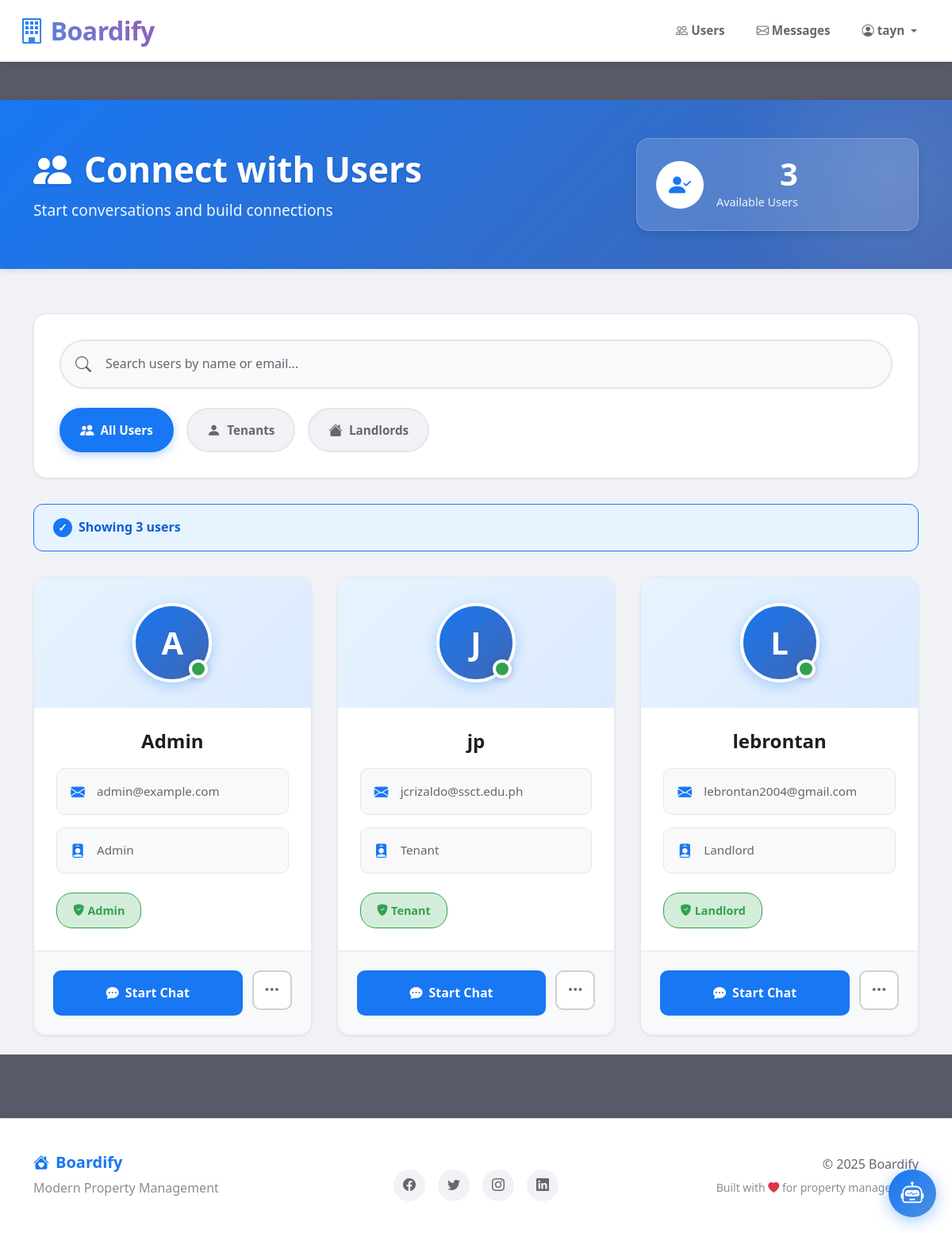
Page /users (signed in) on the committed database.
### models.py (models this page shows, shortened)
class User(db.Model, UserMixin):
    __tablename__ = 'user'
    id = db.Column(db.Integer, primary_key=True)
    name = db.Column(db.String(150), nullable=False)
    email = db.Column(db.String(150), unique=True, nullable=False)
    password_hash = db.Column(db.String(256), nullable=False)
    role = db.Column(db.String(50), nullable=False, default='user')
    is_verified = db.Column(db.Boolean, default=False)
    verification_token = db.Column(db.String(100), nullable=True)
    is_approved_by_admin = db.Column(db.Boolean, default=False)
    gender = db.Column(db.String(20), nullable=True)
    birthdate = db.Column(db.Date, nullable=True)
    profile_pic = db.Column(db.String(150), default='default.jpg')
    trend_image = db.Column(db.String(150), nullable=True)
    license_image = db.Column(db.String(150), nullable=True)
    created_at = db.Column(db.DateTime, default=datetime.utcnow)
    updated_at = db.Column(db.DateTime, default=datetime.utcnow, onupdate=datetime.utcnow)
    properties = db.relationship('Property', back_populates='owner', lazy='dynamic')
    bills = db.relationship('Billing', back_populates='tenant', lazy='dynamic')
    bookings = db.relationship('Booking', back_populates='tenant', lazy='dynamic')
    sent_messages = db.relationship('Message', foreign_keys='Message.sender_id',
                                    back_populates='sender', lazy='dynamic')
    received_messages = db.relationship('Message', foreign_keys='Message.receiver_id',
                                        back_populates='receiver', lazy='dynamic')

### app.py (the view)
@app.route("/users")
@login_required
def users():
    all_users = User.query.all()
    return render_template("users.html", users=all_users)

### app.py (called while the page is built)
@login_manager.user_loader
def load_user(user_id):
    return User.query.get(int(user_id))

def login_required(f):
    from functools import wraps
    @wraps(f)
    def decorated_function(*args, **kwargs):
        if 'user_id' not in session:
            flash("Please login first.", "warning")
            return redirect(url_for('login'))
        return f(*args, **kwargs)
    return decorated_function

### templates/users.html (shortened to what this page needs)
{% extends 'base.html' %}
{% block content %}
<div class="users-container-modern">
    <div class="users-header-modern">
        <div class="container">
            <div class="row align-items-center">
                <div class="col-lg-8">
                    <h1 class="page-title-modern">
                        <i class="bi bi-people-fill me-3"></i>
                        Connect with Users
                    </h1>
                    <p class="page-subtitle-modern">Start conversations and build connections</p>
                </div>
                <div class="col-lg-4 text-lg-end mt-3 mt-lg-0">
                    <div class="users-stats-badge">
                        <div class="stat-icon">
                            <i class="bi bi-person-check-fill"></i>
                        </div>
                        <div class="stat-content">
                            <span class="stat-number">{{ users|length - 1 }}</span>
                            <span class="stat-label">Available Users</span>
                        </div>
                    </div>
                </div>
            </div>
        </div>
    </div>
    <div class="container py-4">
        <div class="search-filter-section">
            <div class="search-box-wrapper">
                <input type="text"
                       id="userSearchInput"
                       class="search-input-field"
                       placeholder="Search users by name or email...">
            </div>
            <div class="filter-options">
                <button class="filter-btn active" data-filter="all">
                    <i class="bi bi-people-fill me-2"></i>All Users
                </button>
                <button class="filter-btn" data-filter="tenant">
                    <i class="bi bi-person-fill me-2"></i>Tenants
                </button>
                <button class="filter-btn" data-filter="landlord">
                    <i class="bi bi-house-fill me-2"></i>Landlords
                </button>
            </div>
        </div>
        <div class="results-count-bar">
            <span id="resultsCount">Showing {{ users|length - 1 }} users</span>
        </div>
        {% if users %}
            <div class="users-grid-modern">
                {% for u in users %}
                    {% if u.id != session['user_id'] %}
                        <div class="user-card-modern"
                             data-user-name="{{ u.name|lower }}"
                             data-user-email="{{ u.email|lower }}"
                             data-user-role="{{ u.role|lower if u.role else 'user' }}">
                            <div class="card-inner">
                                <div class="user-header-section">
                                    <div class="user-avatar-large">
                                        <div class="online-status"></div>
                                    </div>
                                </div>
                                <div class="user-body-section">
                                    <h4 class="user-name-modern">{{ u.name }}</h4>
                                    <div class="user-details-list">
                                        <div class="detail-item-modern">
                                            <i class="bi bi-envelope-fill"></i>
                                            <span>{{ u.email }}</span>
                                        </div>
                                        <div class="detail-item-modern">
                                            <i class="bi bi-person-badge-fill"></i>
                                            <span>{{ u.role|title if u.role else 'User' }}</span>
                                        </div>
                                    </div>
                                    <div class="user-role-badge">
                                        <i class="bi bi-shield-fill-check me-1"></i>
                                        {{ u.role|title if u.role else 'Member' }}
                                    </div>
                                </div>
                                <div class="user-footer-section">
                                    <a href="{{ url_for('messages', user_id=u.id) }}" class="btn-start-chat">
                                        <i class="bi bi-chat-dots-fill me-2"></i>
                                        Start Chat
                                    </a>
                                    <button class="btn-more-options" title="More options">
                                        <i class="bi bi-three-dots"></i>
                                    </button>
                                </div>
                            </div>
                        </div>
                    {% endif %}
                {% endfor %}
            </div>
        {% endif %}
    </div>
</div>
{% endblock %}

### templates/base.html (shortened to what this page needs)
<!DOCTYPE html>
<html lang="en">
<head>
    <link href="https://cdn.jsdelivr.net/npm/bootstrap@5.3.0/dist/css/bootstrap.min.css" rel="stylesheet">
    <link rel="stylesheet" href="https://cdn.jsdelivr.net/npm/bootstrap-icons@1.11.0/font/bootstrap-icons.css">
    <link rel="stylesheet" href="{{ url_for('static', filename='style.css') }}">
</head>
<body>
    <nav class="navbar navbar-expand-lg modern-navbar">
        <div class="container-fluid">
            <a class="navbar-brand" href="{{ url_for('dashboard') }}">
                <i class="bi bi-building"></i>Boardify
            </a>
            <div class="collapse navbar-collapse" id="navbarNav">
               <ul class="navbar-nav ms-auto">
    {% if 'user_id' in session %}
        <li class="nav-item">
            <a class="nav-link" href="{{ url_for('users') }}">
                <i class="bi bi-people me-1"></i>Users
            </a>
        </li>
        <li class="nav-item position-relative">
            <a class="nav-link" href="{{ url_for('inbox') }}">
                <i class="bi bi-envelope me-1"></i>Messages
            </a>
        </li>
                        <li class="nav-item dropdown">
                            <a class="nav-link dropdown-toggle" href="#" id="profileDropdown" role="button" data-bs-toggle="dropdown">
                                <i class="bi bi-person-circle me-1"></i>{{ session['user_name'] }}
                            </a>
                        </li>
                    {% endif %}
                </ul>
            </div>
        </div>
    </nav>
    <div class="main-container">
        {% block content %}{% endblock %}
    </div>
    <footer class="modern-footer">
        <div class="container">
            <div class="row align-items-center">
                <div class="col-md-4 text-md-start text-center mb-3 mb-md-0">
                    <h5 class="mb-2">
                        <i class="bi bi-house-heart-fill me-2"></i>Boardify
                    </h5>
                    <p class="text-light mb-0">Modern Property Management</p>
                </div>
                <div class="col-md-4 text-center mb-3 mb-md-0">
                    <div class="social-links">
                        <a href="#" title="Facebook"><i class="bi bi-facebook"></i></a>
                        <a href="#" title="Twitter"><i class="bi bi-twitter"></i></a>
                        <a href="#" title="Instagram"><i class="bi bi-instagram"></i></a>
                        <a href="#" title="LinkedIn"><i class="bi bi-linkedin"></i></a>
                    </div>
                </div>
                <div class="col-md-4 text-md-end text-center">
                    <p class="mb-1">&copy; {{ current_year or 2025 }} Boardify</p>
                    <small class="text-light">Built with <i class="bi bi-heart-fill text-danger"></i> for property management</small>
                </div>
            </div>
        </div>
    </footer>
    <div class="chatbot-container" id="chatbotContainer">
        <button class="chatbot-toggle" id="chatbotToggle" title="Open AI Assistant (Ctrl+K)">
            <i class="bi bi-robot"></i>
        </button>
    </div>
</body>
</html>

### static/css/style.css (style rules this page uses)
:root { --primary-blue: #4a90e2; --primary-dark: #2c3e50; --accent-purple: #9b59b6; --success-green: #27ae60; --warning-orange: #f39c12; --danger-red: #e74c3c; --dark-bg: #1a1a2e; --darker-bg: #16213e; --card-bg: #252842; --text-light: #ecf0f1; --text-muted: #95a5a6; --border-light: rgba(255, 255, 255, 0.1); --shadow-light: 0 2px 10px rgba(0, 0, 0, 0.1); --shadow-medium: 0 4px 20px rgba(0, 0, 0, 0.15); --shadow-heavy: 0 8px 30px rgba(0, 0, 0, 0.2); --transition-smooth: all 0.3s cubic-bezier(0.4, 0, 0.2, 1); --border-radius: 12px; --border-radius-lg: 16px; }
body { background: url('https://images.unsplash.com/photo-1506744038136-46273834b3fb?auto=format&fit=crop&w=1920&q=80') no-repeat center center fixed; background-size: cover; background-blend-mode: overlay; background-color: var(--dark-bg); font-family: 'Inter', 'Segoe UI', system-ui, -apple-system, sans-serif; color: var(--text-light); line-height: 1.6; overflow-x: hidden; position: relative; z-index: 0; }
body::before { content: ''; position: fixed; top: 0; left: 0; right: 0; bottom: 0; background: rgba(26, 26, 46, 0.7); pointer-events: none; z-index: -1; animation: backgroundPulse 10s ease-in-out infinite alternate; }
html { scroll-behavior: smooth; }
.navbar { background: rgba(26, 26, 46, 0.95) !important; backdrop-filter: blur(20px); border-bottom: 1px solid var(--border-light); box-shadow: var(--shadow-medium); }
.navbar-brand { font-weight: 700; font-size: 1.75rem; background: linear-gradient(45deg, var(--primary-blue), var(--accent-purple)); -webkit-background-clip: text; -webkit-text-fill-color: transparent; background-clip: text; transition: var(--transition-smooth); }
.navbar-nav .nav-link { color: var(--text-muted) !important; font-weight: 500; padding: 8px 16px !important; margin: 0 4px; border-radius: 8px; transition: var(--transition-smooth); position: relative; }

### rows in the picture
User: user_name "tayn"
User: name "Admin", email "admin@example.com", role "Admin"
User: name "jp", email "jcrizaldo@ssct.edu.ph", role "Tenant"
User: name "lebrontan", email "lebrontan2004@gmail.com", role "Landlord"

### other values in the picture
{{ users|length - 1 }} "3"
{{ current_year or 2025 }} "2025"
